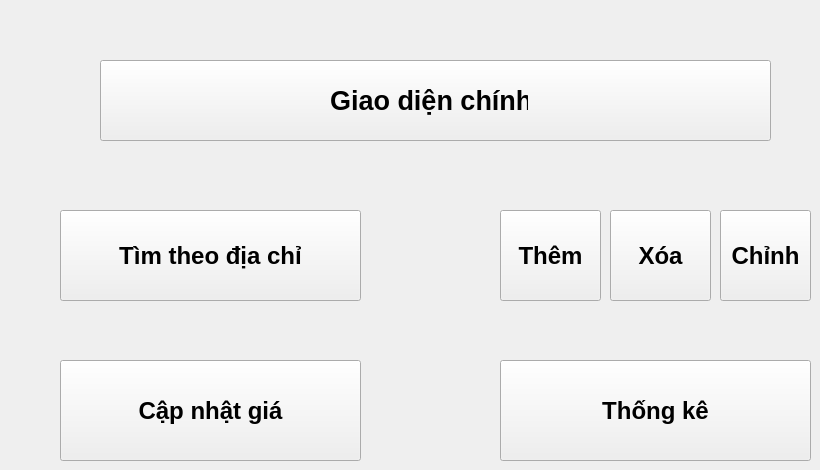
    <widget class="QWidget" name="GiaoDienChinh0">
     <widget class="QLabel" name="label0">
      <property name="geometry">
       <rect>
        <x>330</x>
        <y>75</y>
        <width>198</width>
        <height>51</height>
       </rect>
      </property>
      <property name="font">
       <font>
        <family>Segoe UI</family>
        <pointsize>20</pointsize>
        <bold>true</bold>
       </font>
      </property>
      <property name="text">
       <string>Giao diện chính</string>
      </property>
     </widget>
     <widget class="QPushButton" name="pushButton_1">
      <property name="geometry">
       <rect>
        <x>100</x>
        <y>60</y>
        <width>671</width>
        <height>81</height>
       </rect>
      </property>
      <property name="font">
       <font>
        <family>Segoe UI</family>
        <pointsize>18</pointsize>
        <bold>true</bold>
       </font>
      </property>
      <property name="text">
       <string/>
      </property>
     </widget>
     <widget class="QPushButton" name="pushButton_2">
      <property name="geometry">
       <rect>
        <x>500</x>
        <y>210</y>
        <width>101</width>
        <height>91</height>
       </rect>
      </property>
      <property name="font">
       <font>
        <family>Segoe UI</family>
        <pointsize>18</pointsize>
        <bold>true</bold>
       </font>
      </property>
      <property name="text">
       <string>Thêm</string>
      </property>
     </widget>
     <widget class="QPushButton" name="pushButton_3">
      <property name="geometry">
       <rect>
        <x>60</x>
        <y>360</y>
        <width>301</width>
        <height>101</height>
       </rect>
      </property>
      <property name="font">
       <font>
        <family>Segoe UI</family>
        <pointsize>18</pointsize>
        <bold>true</bold>
       </font>
      </property>
      <property name="text">
       <string>Cập nhật giá</string>
      </property>
     </widget>
     <widget class="QPushButton" name="pushButton_4">
      <property name="geometry">
       <rect>
        <x>60</x>
        <y>210</y>
        <width>301</width>
        <height>91</height>
       </rect>
      </property>
      <property name="font">
       <font>
        <family>Segoe UI</family>
        <pointsize>18</pointsize>
        <bold>true</bold>
       </font>
      </property>
      <property name="text">
       <string>Tìm theo địa chỉ</string>
      </property>
     </widget>
     <widget class="QPushButton" name="pushButtonThongKe">
      <property name="geometry">
       <rect>
        <x>500</x>
        <y>360</y>
        <width>311</width>
        <height>101</height>
       </rect>
      </property>
      <property name="font">
       <font>
        <family>Segoe UI</family>
        <pointsize>18</pointsize>
        <bold>true</bold>
       </font>
      </property>
      <property name="text">
       <string>Thống kê</string>
      </property>
     </widget>
     <widget class="QPushButton" name="pushButtonGiaoDienXoaDon">
      <property name="geometry">
       <rect>
        <x>610</x>
        <y>210</y>
        <width>101</width>
        <height>91</height>
       </rect>
      </property>
      <property name="font">
       <font>
        <family>Segoe UI</family>
        <pointsize>18</pointsize>
        <bold>true</bold>
       </font>
      </property>
      <property name="text">
       <string>Xóa</string>
      </property>
     </widget>
     <widget class="QPushButton" name="pushButtonGiaoDienChinhSuaDon">
      <property name="geometry">
       <rect>
        <x>720</x>
        <y>210</y>
        <width>91</width>
        <height>91</height>
       </rect>
      </property>
      <property name="font">
       <font>
        <pointsize>18</pointsize>
        <bold>true</bold>
       </font>
      </property>
      <property name="text">
       <string>Chỉnh</string>
      </property>
     </widget>
     <zorder>pushButton_1</zorder>
     <zorder>label0</zorder>
     <zorder>pushButton_2</zorder>
     <zorder>pushButton_3</zorder>
     <zorder>pushButton_4</zorder>
     <zorder>pushButtonThongKe</zorder>
     <zorder>pushButtonGiaoDienXoaDon</zorder>
     <zorder>pushButtonGiaoDienChinhSuaDon</zorder>
    </widget>
